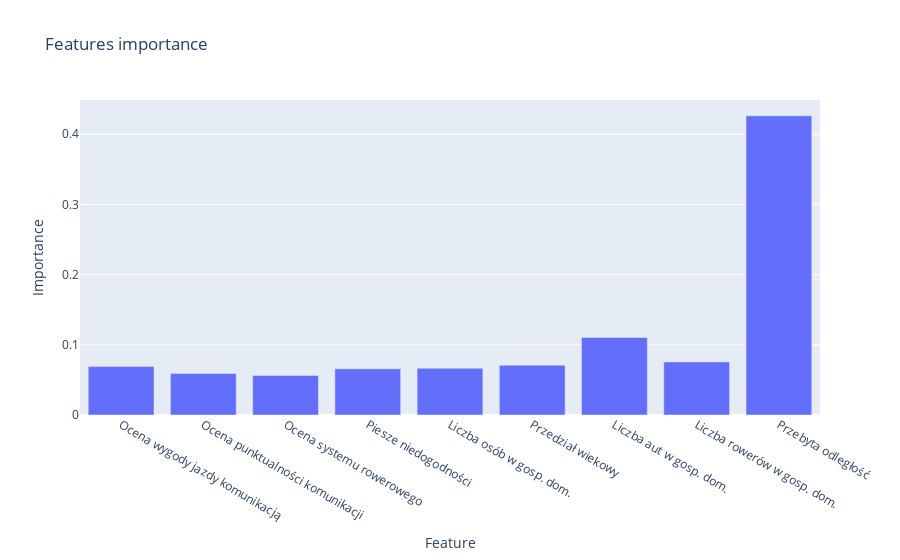

The cell this chart's notebook holds for it:
### Code cell
fig = go.Figure([go.Bar(x=X_train.columns, y=clf.feature_importances_)])
fig.update_layout(
    title='Features importance',
    xaxis={
        'title':"Feature",
    },
    yaxis={
        'title':"Importance",
    }
)
fig.show()

### Figure 1 — Plotly figure (JSON) as saved in the notebook; plotly's stock layout.template omitted (floating-point values rounded to 4 significant figures)
{"data": [{"type": "bar", "x": ["Ocena wygody jazdy komunikacją", "Ocena punktualności komunikacji", "Ocena systemu rowerowego", "Piesze niedogodności", "Liczba osób w gosp. dom.", "Przedział wiekowy", "Liczba aut w gosp. dom.", "Liczba rowerów w gosp. dom.", "Przebyta odległość"], "y": [0.06897, 0.05905, 0.05641, 0.06583, 0.06649, 0.0709, 0.1104, 0.07565, 0.4263]}], "layout": {"title": {"text": "Features importance"}, "xaxis": {"title": {"text": "Feature"}}, "yaxis": {"title": {"text": "Importance"}}}}
